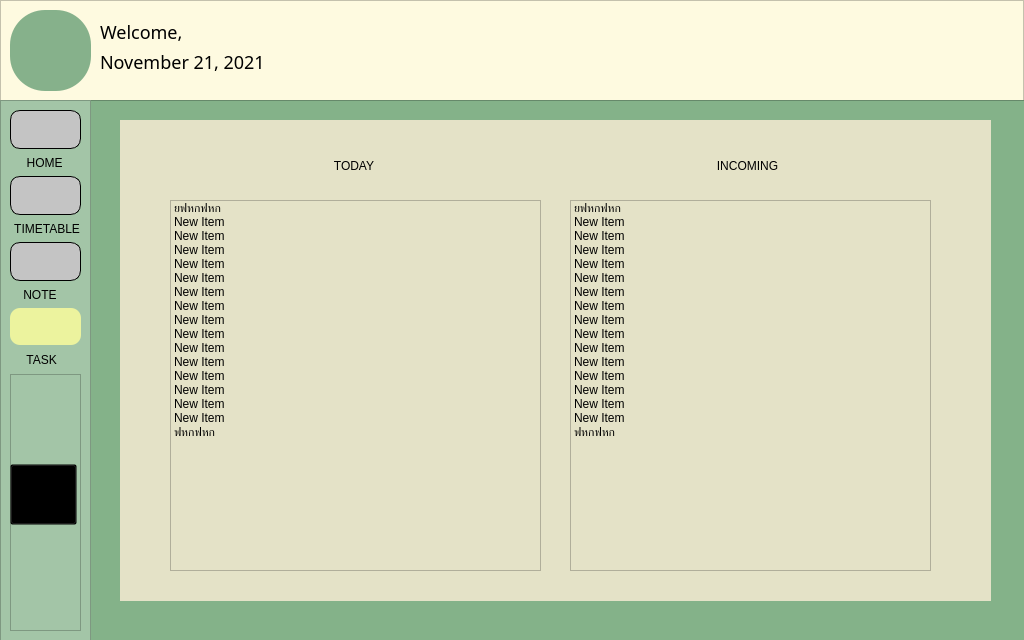
<?xml version="1.0" encoding="UTF-8"?>
<ui version="4.0">
 <class>homeCal</class>
 <widget class="QDialog" name="homeCal">
  <property name="geometry">
   <rect>
    <x>0</x>
    <y>0</y>
    <width>1024</width>
    <height>640</height>
   </rect>
  </property>
  <property name="minimumSize">
   <size>
    <width>1024</width>
    <height>640</height>
   </size>
  </property>
  <property name="maximumSize">
   <size>
    <width>1920</width>
    <height>1080</height>
   </size>
  </property>
  <property name="windowTitle">
   <string>Form</string>
  </property>
  <widget class="QFrame" name="backFrame">
   <property name="geometry">
    <rect>
     <x>0</x>
     <y>0</y>
     <width>1024</width>
     <height>640</height>
    </rect>
   </property>
   <property name="sizePolicy">
    <sizepolicy hsizetype="Preferred" vsizetype="Preferred">
     <horstretch>0</horstretch>
     <verstretch>0</verstretch>
    </sizepolicy>
   </property>
   <property name="maximumSize">
    <size>
     <width>1920</width>
     <height>1080</height>
    </size>
   </property>
   <property name="frameShape">
    <enum>QFrame::StyledPanel</enum>
   </property>
   <property name="frameShadow">
    <enum>QFrame::Raised</enum>
   </property>
   <widget class="QFrame" name="topBar">
    <property name="geometry">
     <rect>
      <x>0</x>
      <y>0</y>
      <width>1024</width>
      <height>101</height>
     </rect>
    </property>
    <property name="sizePolicy">
     <sizepolicy hsizetype="Preferred" vsizetype="Preferred">
      <horstretch>0</horstretch>
      <verstretch>0</verstretch>
     </sizepolicy>
    </property>
    <property name="styleSheet">
     <string notr="true">position: absolute;
width: 1024px;
height: 100px;
left: 0px;
top: 0px;
text-align: center;

background: #FEFAE0;</string>
    </property>
    <property name="frameShape">
     <enum>QFrame::StyledPanel</enum>
    </property>
    <property name="frameShadow">
     <enum>QFrame::Raised</enum>
    </property>
    <widget class="QFrame" name="app_icon">
     <property name="geometry">
      <rect>
       <x>10</x>
       <y>10</y>
       <width>81</width>
       <height>81</height>
      </rect>
     </property>
     <property name="styleSheet">
      <string notr="true">width: 85px;
height: 85px;
image: url(D:/NotaProject/pics/notaKung.png);
left: 3px;
top: 5px;

background: #86B18B;
        
border-radius: 35px;
</string>
     </property>
     <property name="frameShape">
      <enum>QFrame::StyledPanel</enum>
     </property>
     <property name="frameShadow">
      <enum>QFrame::Raised</enum>
     </property>
    </widget>
    <widget class="QWidget" name="layoutWidget">
     <property name="geometry">
      <rect>
       <x>100</x>
       <y>20</y>
       <width>681</width>
       <height>53</height>
      </rect>
     </property>
     <layout class="QVBoxLayout" name="verticalLayout">
      <item>
       <widget class="QLabel" name="welcomeUser">
        <property name="font">
         <font>
          <family>Tenor Sans</family>
          <pointsize>-1</pointsize>
          <weight>50</weight>
          <italic>false</italic>
          <bold>false</bold>
         </font>
        </property>
        <property name="styleSheet">
         <string notr="true">position: absolute;
width: 190px;
height: 44px;
left: 103px;
top: 28px;
text-align: center;
font-family: Tenor Sans;
font-style: normal;
font-weight: normal;
font-size: 18px;
line-height: 21px;

color: #000000;</string>
        </property>
        <property name="text">
         <string>Welcome,</string>
        </property>
       </widget>
      </item>
      <item>
       <widget class="QLabel" name="date">
        <property name="styleSheet">
         <string notr="true">position: absolute;
width: 190px;
height: 44px;
left: 103px;
top: 28px;

font-family: Tenor Sans;
font-style: normal;
font-weight: normal;
font-size: 18px;
line-height: 21px;

color: #000000;</string>
        </property>
        <property name="text">
         <string>November 21, 2021</string>
        </property>
       </widget>
      </item>
     </layout>
    </widget>
   </widget>
   <widget class="QFrame" name="frame_5">
    <property name="geometry">
     <rect>
      <x>90</x>
      <y>100</y>
      <width>941</width>
      <height>541</height>
     </rect>
    </property>
    <property name="styleSheet">
     <string notr="true">position: absolute;
width: 1024px;
height: 640px;
left: 0px;
top: 0px;

background: #84B289;</string>
    </property>
    <property name="frameShape">
     <enum>QFrame::StyledPanel</enum>
    </property>
    <property name="frameShadow">
     <enum>QFrame::Raised</enum>
    </property>
    <widget class="QFrame" name="frame">
     <property name="geometry">
      <rect>
       <x>30</x>
       <y>20</y>
       <width>871</width>
       <height>481</height>
      </rect>
     </property>
     <property name="styleSheet">
      <string notr="true">width: 763px;
height: 456px;
left: 60px;
top: 30px;

background: #E4E2C7;
</string>
     </property>
     <property name="frameShape">
      <enum>QFrame::NoFrame</enum>
     </property>
     <property name="frameShadow">
      <enum>QFrame::Raised</enum>
     </property>
     <widget class="QWidget" name="layoutWidget">
      <property name="geometry">
       <rect>
        <x>40</x>
        <y>30</y>
        <width>781</width>
        <height>31</height>
       </rect>
      </property>
      <layout class="QHBoxLayout" name="TodayTomorrowLabelLayout">
       <item>
        <widget class="QLabel" name="Today_Label">
         <property name="styleSheet">
          <string notr="true">font: 75 14pt &quot;AvenirNext LT Pro Bold&quot;;</string>
         </property>
         <property name="text">
          <string>TODAY</string>
         </property>
         <property name="alignment">
          <set>Qt::AlignCenter</set>
         </property>
        </widget>
       </item>
       <item>
        <widget class="QLabel" name="Tomorrow_Label">
         <property name="styleSheet">
          <string notr="true">font: 75 14pt &quot;AvenirNext LT Pro Bold&quot;;</string>
         </property>
         <property name="text">
          <string>INCOMING</string>
         </property>
         <property name="alignment">
          <set>Qt::AlignCenter</set>
         </property>
        </widget>
       </item>
      </layout>
     </widget>
     <widget class="QListWidget" name="listWidget">
      <property name="geometry">
       <rect>
        <x>50</x>
        <y>80</y>
        <width>371</width>
        <height>371</height>
       </rect>
      </property>
      <item>
       <property name="text">
        <string>ยฟหกฟหก</string>
       </property>
      </item>
      <item>
       <property name="text">
        <string>New Item</string>
       </property>
      </item>
      <item>
       <property name="text">
        <string>New Item</string>
       </property>
      </item>
      <item>
       <property name="text">
        <string>New Item</string>
       </property>
      </item>
      <item>
       <property name="text">
        <string>New Item</string>
       </property>
      </item>
      <item>
       <property name="text">
        <string>New Item</string>
       </property>
      </item>
      <item>
       <property name="text">
        <string>New Item</string>
       </property>
      </item>
      <item>
       <property name="text">
        <string>New Item</string>
       </property>
      </item>
      <item>
       <property name="text">
        <string>New Item</string>
       </property>
      </item>
      <item>
       <property name="text">
        <string>New Item</string>
       </property>
      </item>
      <item>
       <property name="text">
        <string>New Item</string>
       </property>
      </item>
      <item>
       <property name="text">
        <string>New Item</string>
       </property>
      </item>
      <item>
       <property name="text">
        <string>New Item</string>
       </property>
      </item>
      <item>
       <property name="text">
        <string>New Item</string>
       </property>
      </item>
      <item>
       <property name="text">
        <string>New Item</string>
       </property>
      </item>
      <item>
       <property name="text">
        <string>New Item</string>
       </property>
      </item>
      <item>
       <property name="text">
        <string>ฟหกฟหก</string>
       </property>
      </item>
     </widget>
     <widget class="QListWidget" name="listWidget_incoming">
      <property name="geometry">
       <rect>
        <x>450</x>
        <y>80</y>
        <width>361</width>
        <height>371</height>
       </rect>
      </property>
      <item>
       <property name="text">
        <string>ยฟหกฟหก</string>
       </property>
      </item>
      <item>
       <property name="text">
        <string>New Item</string>
       </property>
      </item>
      <item>
       <property name="text">
        <string>New Item</string>
       </property>
      </item>
      <item>
       <property name="text">
        <string>New Item</string>
       </property>
      </item>
      <item>
       <property name="text">
        <string>New Item</string>
       </property>
      </item>
      <item>
       <property name="text">
        <string>New Item</string>
       </property>
      </item>
      <item>
       <property name="text">
        <string>New Item</string>
       </property>
      </item>
      <item>
       <property name="text">
        <string>New Item</string>
       </property>
      </item>
      <item>
       <property name="text">
        <string>New Item</string>
       </property>
      </item>
      <item>
       <property name="text">
        <string>New Item</string>
       </property>
      </item>
      <item>
       <property name="text">
        <string>New Item</string>
       </property>
      </item>
      <item>
       <property name="text">
        <string>New Item</string>
       </property>
      </item>
      <item>
       <property name="text">
        <string>New Item</string>
       </property>
      </item>
      <item>
       <property name="text">
        <string>New Item</string>
       </property>
      </item>
      <item>
       <property name="text">
        <string>New Item</string>
       </property>
      </item>
      <item>
       <property name="text">
        <string>New Item</string>
       </property>
      </item>
      <item>
       <property name="text">
        <string>ฟหกฟหก</string>
       </property>
      </item>
     </widget>
    </widget>
   </widget>
   <widget class="QFrame" name="leftBar">
    <property name="geometry">
     <rect>
      <x>0</x>
      <y>100</y>
      <width>91</width>
      <height>541</height>
     </rect>
    </property>
    <property name="styleSheet">
     <string notr="true">
text-align: center;
position: absolute;
width: 140px;
height: 540px;
left: 0px;
top: 100px;

background: #A3C5A7;</string>
    </property>
    <property name="frameShape">
     <enum>QFrame::StyledPanel</enum>
    </property>
    <property name="frameShadow">
     <enum>QFrame::Raised</enum>
    </property>
    <layout class="QVBoxLayout" name="verticalLayout_7">
     <item>
      <layout class="QVBoxLayout" name="verticalLayout_6">
       <item>
        <layout class="QVBoxLayout" name="verticalLayout_2">
         <item>
          <widget class="QPushButton" name="homeButton">
           <property name="cursor">
            <cursorShape>PointingHandCursor</cursorShape>
           </property>
           <property name="toolTip">
            <string>&lt;html&gt;&lt;head/&gt;&lt;body&gt;&lt;p&gt;&lt;br/&gt;home&lt;/p&gt;&lt;p&gt;&lt;br/&gt;&lt;/p&gt;&lt;/body&gt;&lt;/html&gt;</string>
           </property>
           <property name="whatsThis">
            <string>&lt;html&gt;&lt;head/&gt;&lt;body&gt;&lt;p&gt;home&lt;/p&gt;&lt;/body&gt;&lt;/html&gt;</string>
           </property>
           <property name="styleSheet">
            <string notr="true">position: absolute;

image: url(D:/NotaProject/pics/home.png);
width: 120px;
height: 37px;
left: 7px;
top: 16px;
text-align: right;
        
background: #C4C4C4;
border: 1px solid #000000;

border-radius: 10px;
</string>
           </property>
           <property name="text">
            <string/>
           </property>
          </widget>
         </item>
         <item>
          <widget class="QLabel" name="home_label">
           <property name="styleSheet">
            <string notr="true">text-align: center;</string>
           </property>
           <property name="text">
            <string>     HOME</string>
           </property>
          </widget>
         </item>
        </layout>
       </item>
       <item>
        <layout class="QVBoxLayout" name="verticalLayout_3">
         <item>
          <widget class="QPushButton" name="timeTableButton">
           <property name="cursor">
            <cursorShape>PointingHandCursor</cursorShape>
           </property>
           <property name="styleSheet">
            <string notr="true">image: url(D:/NotaProject/pics/timetable.png);
position: absolute;
width: 120px;
height: 37px;
left: 7px;
top: 160px;
text-align: right;
background: #C4C4C4;
border: 1px solid #000000;

border-radius: 10px;
</string>
           </property>
           <property name="text">
            <string/>
           </property>
          </widget>
         </item>
         <item>
          <widget class="QLabel" name="timeTable_label">
           <property name="text">
            <string> TIMETABLE</string>
           </property>
           <property name="alignment">
            <set>Qt::AlignCenter</set>
           </property>
          </widget>
         </item>
        </layout>
       </item>
       <item>
        <layout class="QVBoxLayout" name="verticalLayout_4">
         <item>
          <widget class="QPushButton" name="noteButton">
           <property name="cursor">
            <cursorShape>PointingHandCursor</cursorShape>
           </property>
           <property name="styleSheet">
            <string notr="true">image: url(D:/NotaProject/pics/writing.png);
position: absolute;
width: 120px;
height: 37px;
left: 7px;
top: 160px;
text-align: right;
background: #C4C4C4;
border: 1px solid #000000;

border-radius: 10px;</string>
           </property>
           <property name="text">
            <string/>
           </property>
          </widget>
         </item>
         <item>
          <widget class="QLabel" name="note_label">
           <property name="text">
            <string>    NOTE</string>
           </property>
          </widget>
         </item>
        </layout>
       </item>
       <item>
        <layout class="QVBoxLayout" name="verticalLayout_5">
         <item>
          <widget class="QPushButton" name="taskButton">
           <property name="cursor">
            <cursorShape>ArrowCursor</cursorShape>
           </property>
           <property name="styleSheet">
            <string notr="true">image: url(D:/NotaProject/pics/task.png);
position: absolute;
width: 120px;
height: 37px;
left: 7px;
top: 160px;
text-align: right;
background: #ECF39E;


border-radius: 10px;</string>
           </property>
           <property name="text">
            <string/>
           </property>
          </widget>
         </item>
         <item>
          <widget class="QLabel" name="task_label">
           <property name="text">
            <string>     TASK</string>
           </property>
          </widget>
         </item>
        </layout>
       </item>
      </layout>
     </item>
     <item>
      <widget class="QFrame" name="frame_2">
       <property name="frameShape">
        <enum>QFrame::StyledPanel</enum>
       </property>
       <property name="frameShadow">
        <enum>QFrame::Raised</enum>
       </property>
       <widget class="QPushButton" name="addTask">
        <property name="geometry">
         <rect>
          <x>0</x>
          <y>90</y>
          <width>67</width>
          <height>61</height>
         </rect>
        </property>
        <property name="cursor">
         <cursorShape>PointingHandCursor</cursorShape>
        </property>
        <property name="focusPolicy">
         <enum>Qt::ClickFocus</enum>
        </property>
        <property name="styleSheet">
         <string notr="true">background: rgba(0,0,0,0);
image: url(D:/NotaProject/pics/add.png);</string>
        </property>
        <property name="text">
         <string/>
        </property>
       </widget>
      </widget>
     </item>
    </layout>
   </widget>
  </widget>
  <widget class="QWidget" name="layoutWidget">
   <property name="geometry">
    <rect>
     <x>0</x>
     <y>0</y>
     <width>2</width>
     <height>2</height>
    </rect>
   </property>
   <layout class="QHBoxLayout" name="horizontalLayout"/>
  </widget>
 </widget>
 <resources/>
 <connections/>
</ui>
